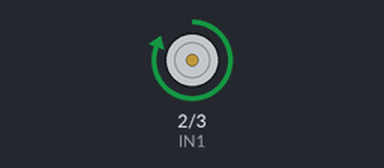
Simulated run of this sketch. Board: Arduino Uno, built with avr-gcc and run on an emulated ATmega328P. Shown: motor-driver pin pairs drawn as motors (green arrow = first pin HIGH = forward, orange = second pin HIGH = backward, longer = more drive). What the sketch prints to the serial monitor is not drawn.

Above: at 1.0 s.
At 2.5 s:
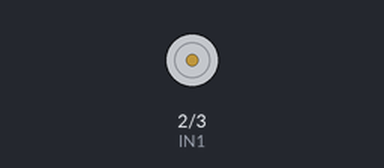
At 4.0 s:
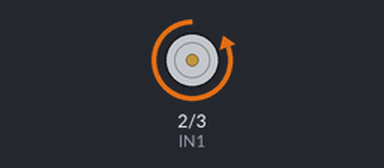
Timing chart, 0 to 7.8 s (numbered marks = the images above):
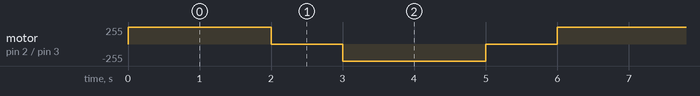

Measured:
- by itself, motor on pin 2 (IN1) / pin 3 (IN2): repeats every 6.0 s: stopped 1.0 s, backward 255/255 2.0 s, stopped 1.0 s, forward 255/255 2.0 s

The sketch:

motor-driver-test.ino
```cpp
// Define pins for IN1 and IN2
#define IN1 2
#define IN2 3

void setup() {
  Serial.begin(115200);
  Serial.println("Started");
  // Set IN1 and IN2 as output pins
  pinMode(IN1, OUTPUT);
  pinMode(IN2, OUTPUT);
}

void loop() {
  Serial.println("Running");
  // Move motor forward
  digitalWrite(IN1, HIGH);
  digitalWrite(IN2, LOW);
  delay(2000);  // Run motor forward for 2 seconds

  // Stop the motor for a moment
  digitalWrite(IN1, LOW);
  digitalWrite(IN2, LOW);
  delay(1000);  // Stop motor for 1 second

  // Move motor backward
  digitalWrite(IN1, LOW);
  digitalWrite(IN2, HIGH);
  delay(2000);  // Run motor backward for 2 seconds

  // Stop the motor for a moment
  digitalWrite(IN1, LOW);
  digitalWrite(IN2, LOW);
  delay(1000);  // Stop motor for 1 second
}
```
